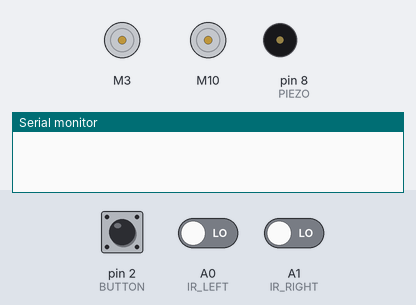
The sketch below on a simulated Arduino Uno, built with avr-gcc and run on an emulated ATmega328P. Parts: 2 × DC motor (green arrow = forward, orange = backward, longer = faster), buzzer (waves = sounding), the last lines printed to the serial monitor. The test bench sets the inputs (shaded band); at power-on: pin 2 (BUTTON) HIGH, A0 (IR_LEFT) LOW, A1 (IR_RIGHT) LOW.

Above: at 1.2 s.
1.3 s: pin 2 (BUTTON) pulled LOW for 0.15 s
At 2.7 s:
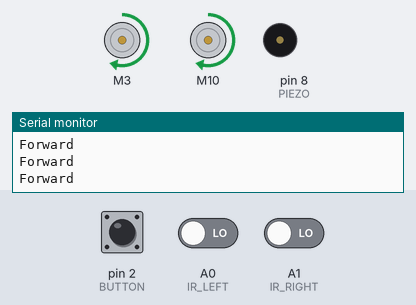
3.0 s: A0 (IR_LEFT) driven HIGH
At 4.2 s:
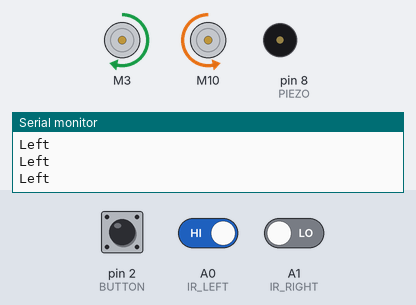
4.5 s: A1 (IR_RIGHT) driven HIGH
At 4.62 s:
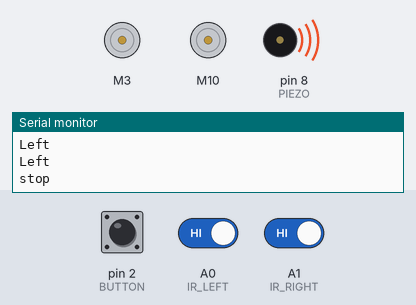
6.2 s: pin 2 (BUTTON) pulled LOW for 3.2 s
At 10.0 s:
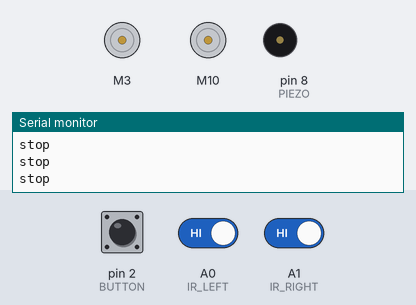
10.9 s: pin 2 (BUTTON) driven LOW and A0 (IR_LEFT) driven LOW
At 11.5 s:
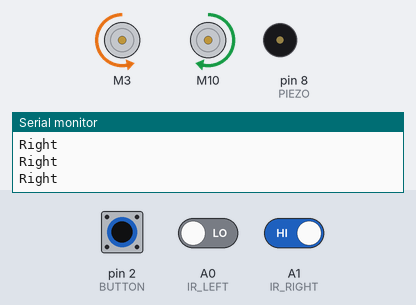
12.6 s: A1 (IR_RIGHT) driven LOW
At 13.8 s:
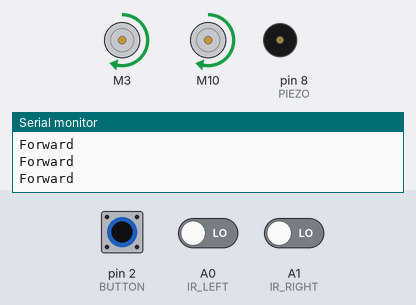
Timing chart, 0 to 15.6 s (numbered marks = the images above; inputs shaded):
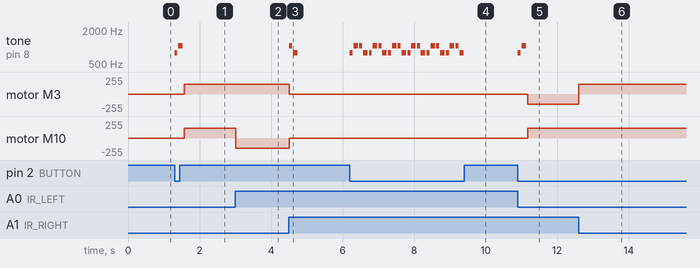

The sketch:

robot.ino
```cpp
#include "CytronMotorDriver.h"
// Configure the motor driver.
CytronMD motor1(PWM_PWM, 3, 9);   // PWM 1A = Pin 3, PWM 1B = Pin 9.
CytronMD motor2(PWM_PWM, 10, 11); // PWM 2A = Pin 10, PWM 2B = Pin 11.

#define BUTTON  2
#define PIEZO   8
#define IR_LEFT   A0
#define IR_RIGHT  A1

#define NOTE_G4  392
#define NOTE_C5  523
#define NOTE_G5  784
#define NOTE_C6  1047


int startMelody[] = {NOTE_G5, NOTE_C6};
int startNoteDurations[] = {12, 8};

int stopMelody[] = {NOTE_C6, NOTE_G5};
int stopNoteDurations[] = {12, 8};

#define playStartMelody() playMelody(startMelody, startNoteDurations, 2)
#define playStopMelody() playMelody(stopMelody, stopNoteDurations, 2)

char inChar;
String inString;

void setup()
{
  pinMode(BUTTON, INPUT_PULLUP);
  pinMode(PIEZO, OUTPUT);
  pinMode(IR_LEFT, INPUT);
  pinMode(IR_RIGHT, INPUT);

  Serial.begin(9600);
}

void loop()
{
  if (digitalRead(BUTTON) == LOW) {
    playStartMelody();

    while (true) {
      if (digitalRead(IR_LEFT) == LOW &&
          digitalRead(IR_RIGHT) == LOW) {
        robotForward();
        Serial.println("Forward");
      }
      else if (digitalRead(IR_LEFT) == HIGH &&
               digitalRead(IR_RIGHT) == LOW) {
        robotTurnLeft();
        Serial.println("Left");
      }
      else if (digitalRead(IR_LEFT) == LOW &&
               digitalRead(IR_RIGHT) == HIGH) {
        robotTurnRight();
        Serial.println("Right");
      }
      else if (digitalRead(IR_LEFT) == HIGH &&
               digitalRead(IR_RIGHT) == HIGH) {
        Serial.println("stop");
        robotStop();
        playStopMelody();
        break;
      }
    }
  }
}

void playMelody(int *melody, int *noteDurations, int notesLength)
{
  pinMode(PIEZO, OUTPUT);

  for (int thisNote = 0; thisNote < notesLength; thisNote++) {
    int noteDuration = 1000 / noteDurations[thisNote];
    tone(PIEZO, melody[thisNote], noteDuration);
    int pauseBetweenNotes = noteDuration * 1.30;
    delay(pauseBetweenNotes);
    noTone(PIEZO);
  }
}

void robotStop()
{
  motor1.setSpeed(0);     // Motor 1 stops.
  motor2.setSpeed(0);     // Motor 2 stops.
}

void robotForward()
{
  motor1.setSpeed(150);   // Motor 1 runs forward.
  motor2.setSpeed(150);   // Motor 2 runs forward.
}

void robotReverse()
{
  motor1.setSpeed(-150);   // Motor 1 runs backward.
  motor2.setSpeed(-150);   // Motor 2 runs backward.
}

void robotTurnLeft()
{
  motor1.setSpeed(150);    // Motor 1 runs forward.
  motor2.setSpeed(-150);   // Motor 2 runs backward.
}

void robotTurnRight()
{
  motor1.setSpeed(-150);   // Motor 1 runs backward.
  motor2.setSpeed(150);    // Motor 2 runs forkward.
}
```

Measured:
- after the input at 1.3 s, tone on pin 8 (PIEZO): silent → 784 Hz at once, → silent 0.08 s later, → 1047 Hz 0.02 s later, → silent 0.13 s later; motor M3, motor M10: stopped → forward 150/255 after 0.27 s
- after the input at 3.0 s, motor M10: forward 150/255 → backward 150/255 at once
- after the input at 4.5 s, tone on pin 8 (PIEZO): silent → 1047 Hz at once, → silent 0.08 s later, → 784 Hz 0.02 s later, → silent 0.13 s later; motor M3: forward 150/255 → stopped at once; motor M10: backward 150/255 → stopped at once
- after the input at 6.2 s, tone on pin 8 (PIEZO): silent → 784 Hz at once, then repeats every 0.54 s: silent 0.02 s, 1047 Hz 0.13 s, silent 0.04 s, 1047 Hz 0.08 s, silent 0.02 s, 784 Hz 0.13 s, silent 0.04 s, 784 Hz 0.08 s, until it stays silent from 9.4 s
- after the input at 10.9 s, tone on pin 8 (PIEZO): silent → 784 Hz at once, → silent 0.08 s later, → 1047 Hz 0.02 s later, → silent 0.13 s later; motor M3: stopped → backward 150/255 after 0.27 s; motor M10: stopped → forward 150/255 after 0.27 s
- after the input at 12.6 s, motor M3: backward 150/255 → forward 150/255 at once
